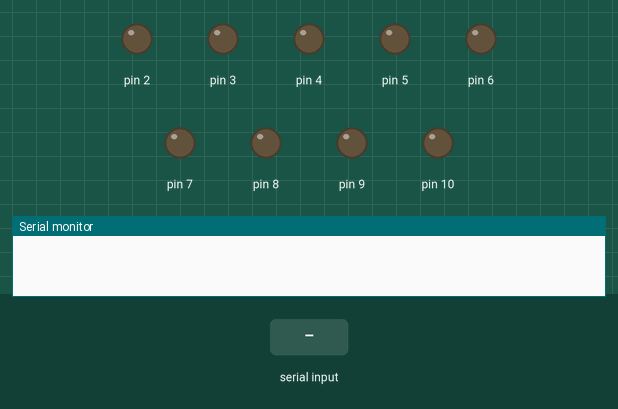
A sketch run on a simulated Arduino Uno, built with avr-gcc and run on an emulated ATmega328P. On the bench: output pins drawn as LEDs (lit = HIGH), the last lines printed to the serial monitor. The inputs (shaded band) are chosen by the test bench.

Above: at 1.2 s.
1.3 s: "5\n" received over Serial
At 3.1 s:
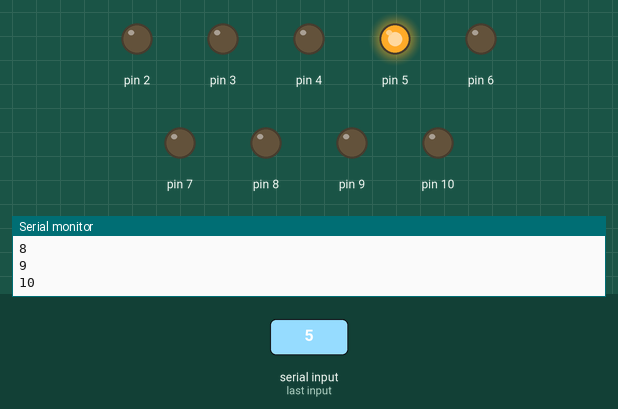
3.8 s: "90,45\n" received over Serial
At 5.7 s:
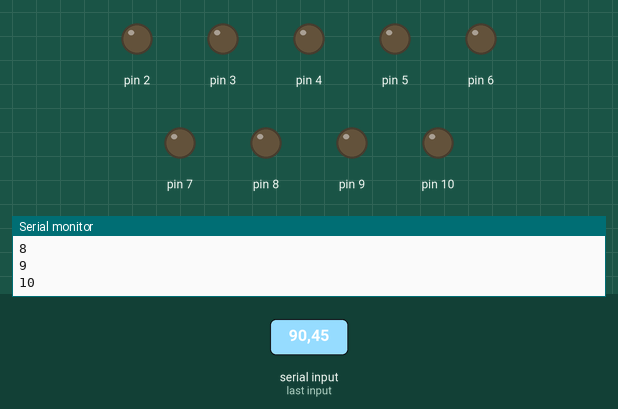
Timing chart, 0 to 7.2 s (numbered marks = the images above; inputs shaded):
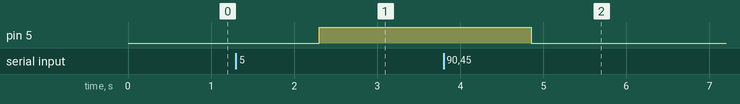

Measured:
- after the input at 1.3 s, pin 5: LOW → HIGH after 1.0 s
- after the input at 3.8 s, pin 5: HIGH → LOW after 1.1 s

The sketch:

1.Proje_Arduino_Kodlar_.ino
```cpp
void setup() {
  pinMode(2, OUTPUT);
  pinMode(3, OUTPUT);
  pinMode(4, OUTPUT);
  pinMode(5, OUTPUT);
  pinMode(6, OUTPUT);
  pinMode(7, OUTPUT);
  pinMode(8, OUTPUT);
  pinMode(9, OUTPUT);
  pinMode(10, OUTPUT);

  Serial.begin(9600);

}

String x;
char *y;
int z;

void loop() {
  if (Serial.available())
  {
    x = Serial.readString();
    int str_len = x.length() + 1;
    char char_array[str_len];
    x.toCharArray(char_array, str_len);
    z = atoi(char_array);
    digitalWrite(z,HIGH);
    delay (50);
    for (int a = 2; a < 11; a++)
    {
    if  (a != z)
    {
      digitalWrite(a,LOW);
      Serial.println(a);
      }
    }
  }

}
```
